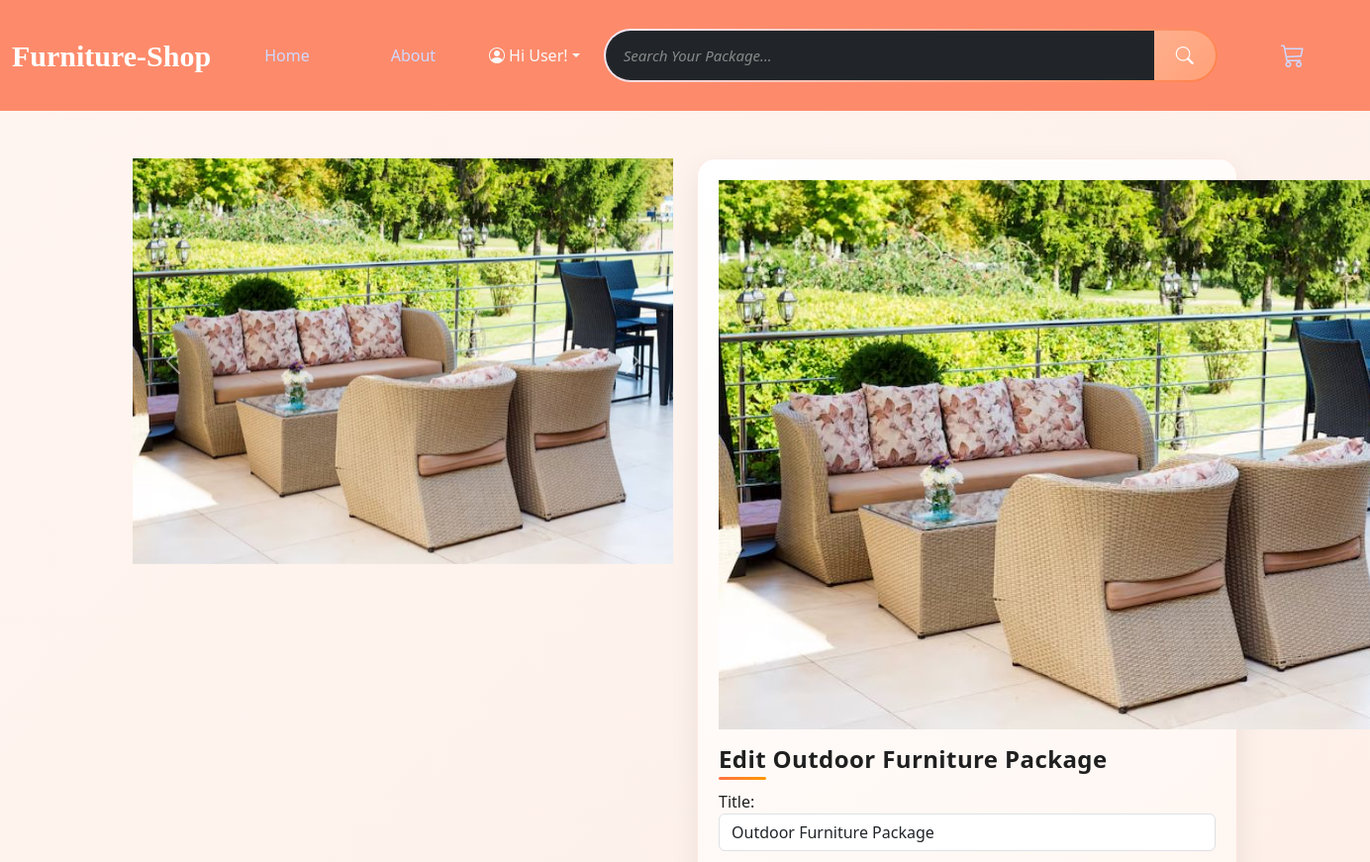
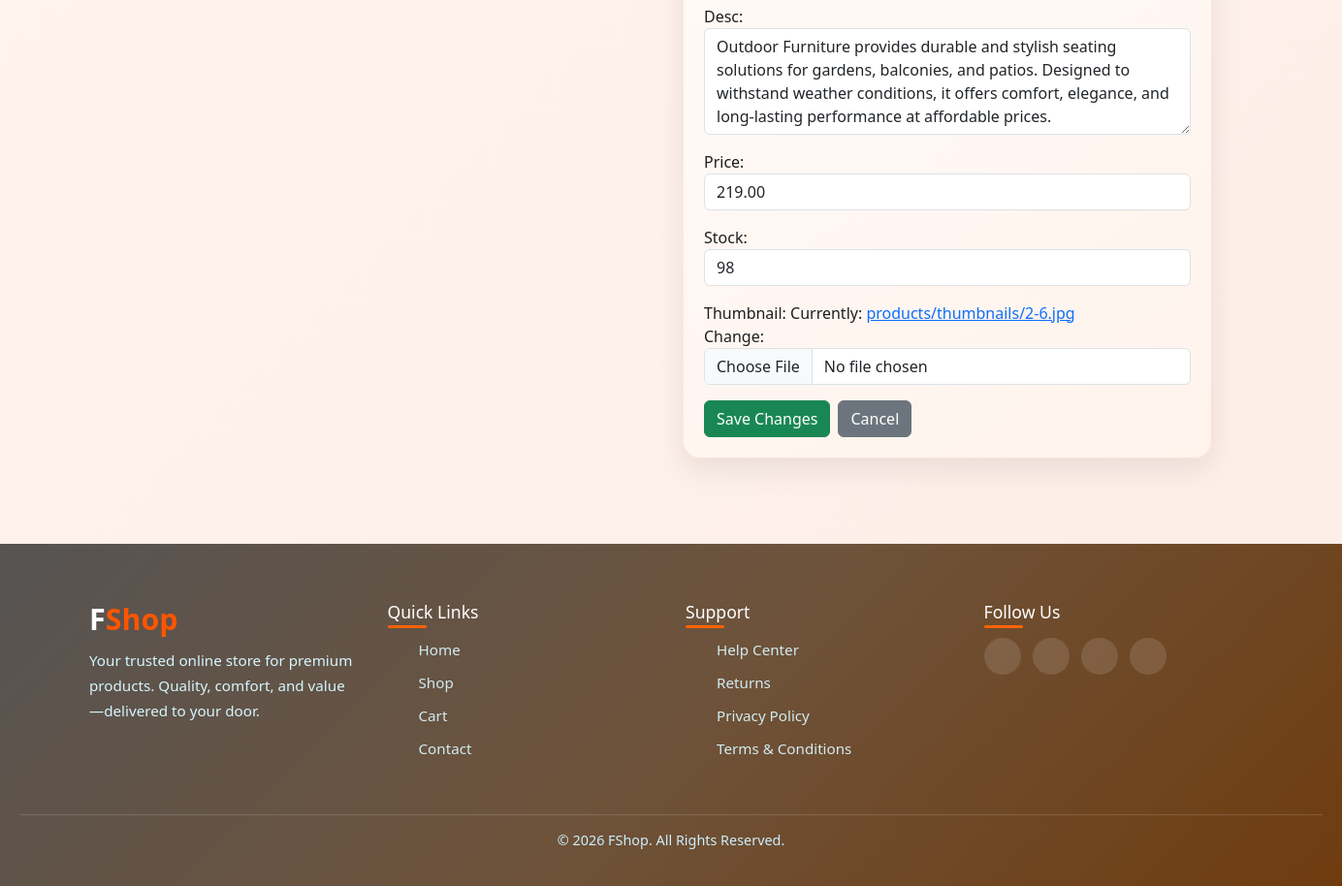
Screenshot of /products/1/edit/ with the database file from the repository (2 pictures, top to bottom).
### products/models.py (models this page shows, shortened)
class ProductImage(models.Model):
    img = models.ImageField(upload_to='products/images/')
    caption = models.CharField(max_length=200, blank=True)
    product = models.ForeignKey(Product, on_delete=models.CASCADE, related_name='images')
    created_at = models.DateTimeField(auto_now_add=True)
    updated_at = models.DateTimeField(auto_now=True)

class Product(models.Model):
    title = models.CharField(max_length=255)
    desc = models.TextField(max_length=500)
    price = models.DecimalField(max_digits=10, decimal_places=2)
    stock = models.PositiveIntegerField()
    thumbnail = models.ImageField(upload_to='products/thumbnails/')
    created_at = models.DateTimeField(auto_now_add=True)
    updated_at = models.DateTimeField(auto_now=True)

### products/views.py (the view, shortened to what this page needs)
# urls.py: path('<int:pk>/edit/', UpdateProduct.as_view(), name='edit_product'),
class UpdateProduct(UpdateView):
    model = Product
    form_class = ProductForm
    template_name = 'products/update_product.html'

### products/forms.py
class ProductForm(forms.ModelForm):
    class Meta:
        model = Product
        fields = ['title', 'desc', 'price', 'stock', 'thumbnail']
        widgets = {
            'title': forms.TextInput(attrs={
                'class': 'form-control',
                'placeholder': 'Product title'
            }),
            'desc': forms.Textarea(attrs={
                'class': 'form-control',
                'placeholder': 'Product description',
                'rows': 4
            }),
            'price': forms.NumberInput(attrs={
                'class': 'form-control',
                'placeholder': 'Price'
            }),
            'stock': forms.NumberInput(attrs={
                'class': 'form-control',
                'placeholder': 'Stock quantity'
            }),
            'thumbnail': forms.ClearableFileInput(attrs={
                'class': 'form-control'
            }),
        }

### templates/products/update_product.html (shortened to what this page needs)
{% extends 'base/base.html' %}
{% block content %}
<section id="product-detail-section" class="container py-5">
    <div class="row g-4 align-items-start">
        <div class="col-lg-6">
            {% include 'products/includes/productImageCarousel.html' %}
        </div>
        <div class="col-lg-6">
            <div class="product-info">
                {% if product.thumbnail %}
                    <img src="{{ product.thumbnail.url }}"
                         class="product-thumbnail mb-3"
                         alt="{{ product.title }}">
                {% endif %}
                <h2 class="product-title mb-3">
                    Edit {{ product.title }}
                </h2>
                <form method="post" enctype="multipart/form-data">
                    {{ form.as_p }}
                    <div class="d-flex gap-2 mt-3 product-action-buttons">
                        <button type="submit" class="btn btn-success">
                            Save Changes
                        </button>
                        <a href="{% url 'product_details' product.pk %}"
                           class="btn btn-secondary">
                            Cancel
                        </a>
                    </div>
                </form>
            </div>
        </div>
    </div>
</section>
{% endblock %}

### templates/products/includes/productImageCarousel.html (shortened to what this page needs)
<div id="productImageCarousel"
     class="carousel slide product-carousel"
     data-bs-ride="carousel">
    {% if product.images.all %}
    <div class="carousel-inner">
        {% for image in product.images.all %}
        <div class="carousel-item {% if forloop.first %}active{% endif %}">
            <img src="{{ image.img.url }}"
                 class="d-block w-100 product-main-img"
                 alt="{{ product.title }}">
        </div>
        {% endfor %}
    </div>
    {% if product.images.count > 1 %}
    <button class="carousel-control-prev"
            type="button"
            data-bs-target="#productImageCarousel"
            data-bs-slide="prev">
        <span class="carousel-control-prev-icon"></span>
    </button>
    <button class="carousel-control-next"
            type="button"
            data-bs-target="#productImageCarousel"
            data-bs-slide="next">
        <span class="carousel-control-next-icon"></span>
    </button>
    {% endif %}
    {% endif %}
</div>

### static/css/design.css (style rules this page uses)
* { margin: 0; padding: 0; box-sizing: border-box; font-family: "Poppins", system-ui, sans-serif; }
.product-info { padding: 22px; background: linear-gradient(145deg, #ffffff, #fff3ec); border-radius: 18px; box-shadow: inset 0 0 0 1px rgba(255, 120, 80, 0.15), 0 12px 30px rgba(0, 0, 0, 0.08); }
.product-title { font-weight: 800; font-size: 1.5rem; margin-bottom: 14px; color: #1f1f1f; letter-spacing: 0.4px; position: relative; }
.product-title::after { content: ""; position: absolute; left: 0; bottom: -6px; width: 48px; height: 3px; border-radius: 6px; background: linear-gradient(90deg, #ff7043, #ff9800); }
.product-action-buttons { display: flex; flex-wrap: wrap; gap: 12px; margin-top: 18px; }

### rows the page displays
ProductImage: img (picture)
Product: thumbnail (picture), title "Outdoor Furniture Package", desc "Outdoor Furniture provides durable and stylish seating solutions for gardens, balconies, and patios. Designed to withstand weather conditions, it offers comfort, elegance, and long-lasting performance at affordable prices.", price "219.00", stock "98"
